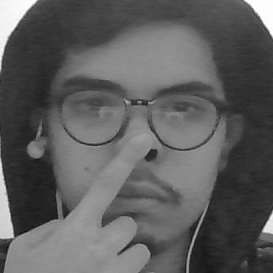
#> input picture fotos/b'Andre'_1.jpg, 273 x 273 px, given in place of the camera
$ python capturas.py
#> lines starting #> are read from the running program, lines starting #| are printed output that depends on the picture; after the words box and inside, x2 and y2 are one past the last pixel; in counts of white or black regions, pixels touching at a corner belong together; long printed decimals are rounded
import cv2
import numpy as np
classificador = cv2.CascadeClassifier(cv2.data.haarcascades + 'haarcascade_frontalface_default.xml')
camera = cv2.VideoCapture(0)

amostra = 1 #número de amostra atual
numeroMaxAmostras = 25 #número total de amostras para treinar a IA
nome = input("Digite seu nome: ") #nome que irá aparecer na face reconhecida
#> the answer given: fotos/b'Andre'_1.jpg

altura, largura = 220, 220 #tamanho padrão para a imagem de treinamento

while True:
  status, imagem = camera.read()
#> imagem is the input picture: shape (273, 273, 3); min 10, max 255, mean 93.8

  imagemCinza = cv2.cvtColor(imagem, cv2.COLOR_BGR2GRAY)
  facesDetectadas = classificador.detectMultiScale(imagemCinza, scaleFactor = 1.5, minSize=(150,150))
#> facesDetectadas = [[51, 37, 182, 182]]
  for (x, y, altura, largura) in facesDetectadas:
    cv2.rectangle(imagem, (x,y), (x+largura, y+altura), (0,0,255), 2)
    if cv2.waitKey(1) & 0xFF == ord('q'): #se apertou a tecla 'q', então salva a imagem
      """
      Verifica se a média dos valores RGB da imagem são maiores que 110. Ou seja, verifica se a luminosidade
      da imagem está aceitável para usarmos no treinamento. Lembrando que os valores RGB vão de 0 a 255.
      """
      print('Média: ', np.average(imagemCinza))
      if np.average(imagemCinza) > 110:
        imagemFace = cv2.resize(imagemCinza[y: y+altura, x: x+altura], (largura, altura))

        #local que ficará cada foto tirada
        localFoto = "fotos/"+str(nome.encode("utf-8"))+"_"+str(amostra)+".jpg"
        print(nome.encode("utf-8"))
        #grava a foto na pasta
        cv2.imwrite(localFoto, imagemFace)
        amostra += 1
#> this loop made 1 pass; (key q is pressed on pass 1)
#| Média:  93.837
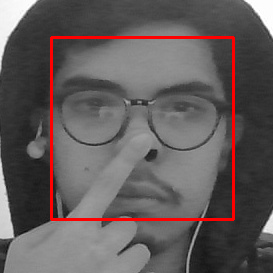
#> imagem: shape (273, 273, 3); 2.93% of pixels changed, all inside (x1, y1, x2, y2) = (50, 36, 235, 221)
#> after the loop, amostra = 1

  cv2.imshow("Face detectada", imagem)
  if amostra > numeroMaxAmostras:
    break

print("Fotos capturadas com sucesso.")
camera.release()
cv2.destroyAllWindows()


$ run again, on fotos/b'Andre'_10.jpg
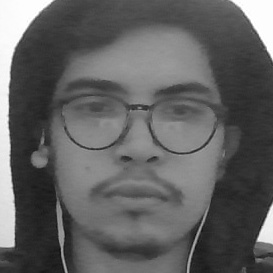
#> input picture fotos/b'Andre'_10.jpg, 273 x 273 px, given in place of the camera
#> imagem is the input picture: shape (273, 273, 3); min 8, max 255, mean 97.2
#> facesDetectadas = [[48, 38, 182, 182]]
#> the loop `for (x, y, altura, largura) in facesDetectadas:` made 1 pass; (key q is pressed on pass 1)
#> (printed output is left out)
#> after the loop `for (x, y, altura, largura) in facesDetectadas:`:
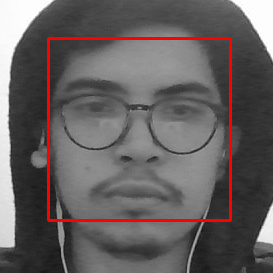
#> imagem: shape (273, 273, 3); 2.93% of pixels changed, all inside (x1, y1, x2, y2) = (47, 37, 232, 222)
#> after the loop `for (x, y, altura, largura) in facesDetectadas:`: amostra = 1
